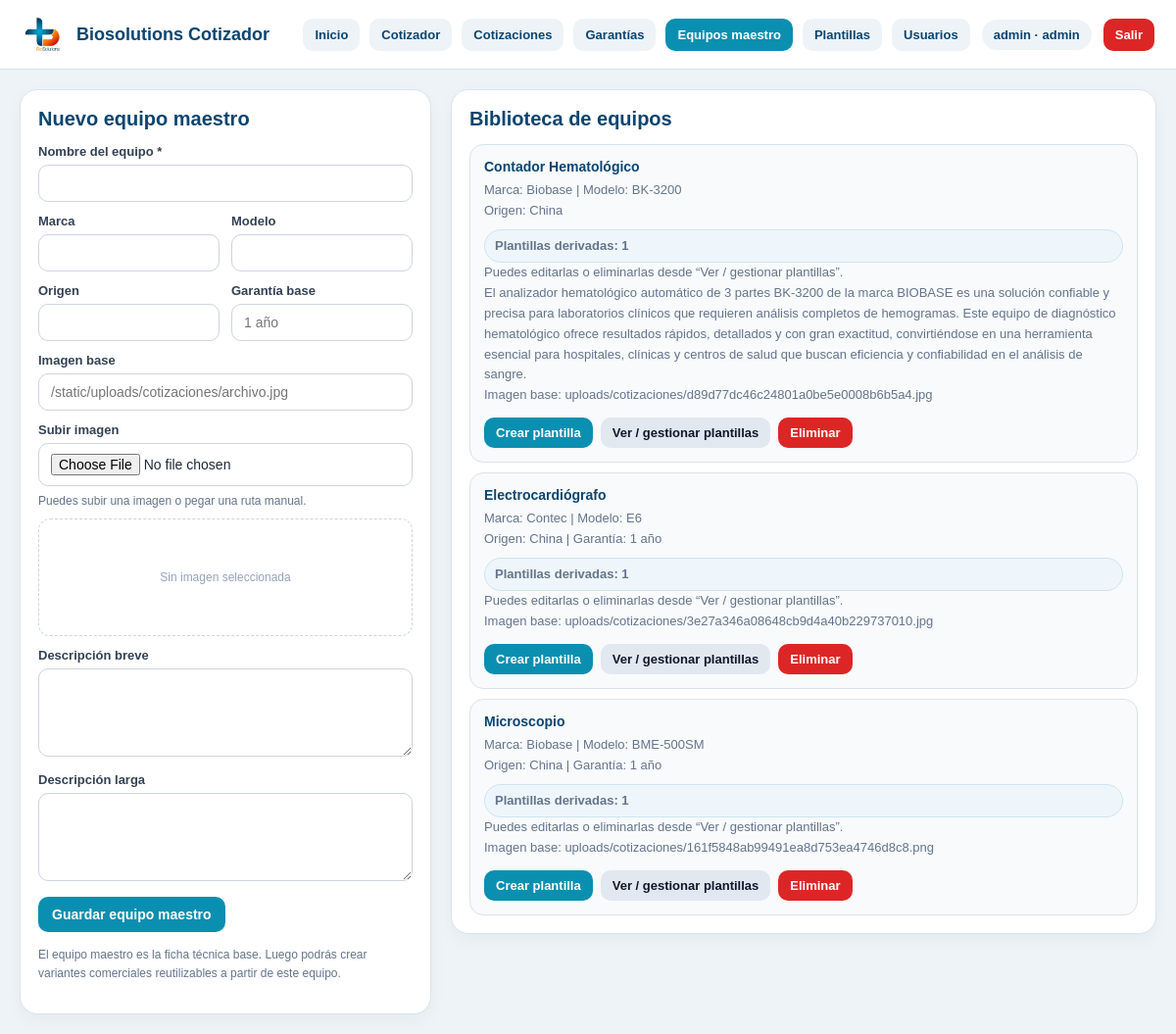
Before: /equipos (signed in) with the older database file.
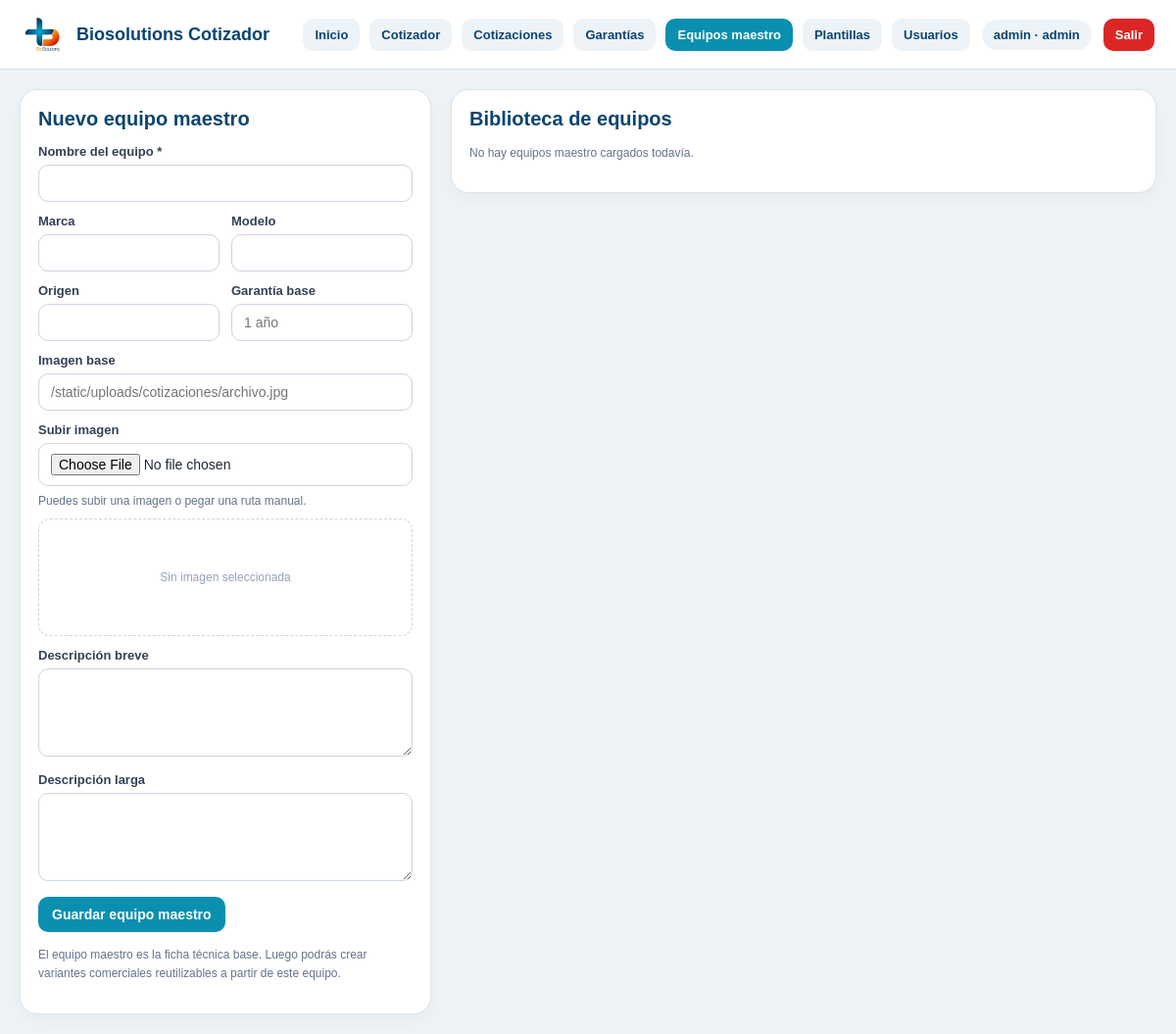
After: the same page with the newer database file.
### tables this page shows
CREATE TABLE equipos (
    id INTEGER PRIMARY KEY AUTOINCREMENT,
    nombre TEXT NOT NULL,
    marca TEXT,
    modelo TEXT,
    origen TEXT,
    garantia_base TEXT,
    descripcion_breve TEXT,
    descripcion_larga TEXT,
    imagen TEXT,
    precio_base REAL,
    mostrar_precio_por_defecto INTEGER DEFAULT 0,
    activo INTEGER DEFAULT 1
);

### app.py (the view)
@app.route("/equipos")
@login_required
def equipos_page():
    conn = get_db_connection()
    equipos = conn.execute("""
        SELECT
            e.*,
            COUNT(p.id) AS plantillas_count
        FROM equipos e
        LEFT JOIN plantillas p
            ON p.equipo_id = e.id
           AND p.activo = 1
        WHERE e.activo = 1
        GROUP BY e.id
        ORDER BY e.id DESC
    """).fetchall()
    conn.close()
    return render_template("equipos.html", equipos=equipos, active_page="equipos")

### app.py (called while the page is built)
def get_db_connection():
    conn = sqlite3.connect(DB_PATH, timeout=10)
    conn.row_factory = sqlite3.Row
    return conn

def get_current_user():
    user_id = session.get("user_id")
    if not user_id:
        return None
    conn = get_db_connection()
    user = conn.execute("""
        SELECT id, username, nombre, rol, activo
        FROM usuarios
        WHERE id = ? AND activo = 1
    """, (user_id,)).fetchone()
    conn.close()
    return user

def login_required(view_func):
    @wraps(view_func)
    def wrapper(*args, **kwargs):
        if not session.get("user_id"):
            return redirect(url_for("login", next=request.path))
        return view_func(*args, **kwargs)
    return wrapper

@app.context_processor
def inject_auth_context():
    user = get_current_user()
    return {
        "current_user": user,
        "current_role": user["rol"] if user else None
    }

### templates/equipos.html (shortened to what the changed rows need)
{% extends "base.html" %}
{% block content %}
<div class="page-grid">
 <section class="page-card">
    <h2>{% if current_role in ['admin', 'editor'] %}Nuevo equipo maestro{% else %}Detalle del módulo{% endif %}</h2>
  </section>
  <section class="page-card">
    <h2>Biblioteca de equipos</h2>
    {% if equipos %}
      <div class="lib-list">
        {% for equipo in equipos %}
          <div class="lib-card">
            <strong>{{ equipo["nombre"] }}</strong>
            <span>
              {% if equipo["marca"] %}Marca: {{ equipo["marca"] }}{% endif %}
              {% if equipo["modelo"] %} | Modelo: {{ equipo["modelo"] }}{% endif %}
            </span>
            <span>
              {% if equipo["origen"] %}Origen: {{ equipo["origen"] }}{% endif %}
              {% if equipo["garantia_base"] %} | Garantía: {{ equipo["garantia_base"] }}{% endif %}
            </span>
            <span class="origin-badge">
              Plantillas derivadas: {{ equipo["plantillas_count"] or 0 }}
            </span>
            {% if (equipo["plantillas_count"] or 0) > 0 %}
              <span>Puedes editarlas o eliminarlas desde “Ver / gestionar plantillas”.</span>
            {% endif %}
            {% if equipo["descripcion_breve"] %}
              <span>{{ equipo["descripcion_breve"] }}</span>
            {% endif %}
            {% if equipo["imagen"] %}
              <span>Imagen base: {{ equipo["imagen"] }}</span>
            {% endif %}
             <div class="card-actions">
               {% if current_role in ['admin', 'editor'] %}
                <a class="btn-link" href="{{ url_for('plantillas_page') }}?equipo_id={{ equipo['id'] }}&action=create">
                  Crear plantilla
                </a>
              {% endif %}
              <a class="btn-link secondary" href="{{ url_for('plantillas_page') }}?equipo_id={{ equipo['id'] }}&action=view">
                Ver / gestionar plantillas
              </a>
              {% if current_role == 'admin' %}
                <form method="post"
                      action="{{ url_for('eliminar_equipo', equipo_id=equipo['id']) }}"
                      onsubmit="return confirm('¿Eliminar este equipo maestro? Las plantillas ya creadas seguirán existiendo, pero el equipo dejará de aparecer en la biblioteca.');"
                      style="display:inline;">
                  <button type="submit" class="btn-link danger">Eliminar</button>
                </form>
              {% endif %}
            </div>
          </div>
        {% endfor %}
      </div>
    {% else %}
      <p class="tiny-note">No hay equipos maestro cargados todavía.</p>
    {% endif %}
  </section>
</div>
{% endblock %}

Changed rows visible on the page:
no longer on this page (row edited): equipos: nombre "Contador Hematológico", marca "Biobase", modelo "BK-3200", origen "China", activo "1", descripcion_breve "El analizador hematológico automático de 3 partes BK-3200 de la marca BIOBASE es una solución confiable y precisa para laboratorios clínicos que requieren análisis completos de hemogramas. Este equipo de diagnóstico hematológico ofrece resultados rápidos, detallados y con gran exactitud, convirtiéndose en una herramienta esencial para hospitales, clínicas y centros de salud que buscan eficiencia y confiabilidad en el análisis de sangre.", imagen "uploads/cotizaciones/d89d77dc46c24801a0be5e0008b6b5a4.jpg"
no longer on this page (row edited): equipos: nombre "Electrocardiógrafo", marca "Contec", modelo "E6", origen "China", garantia_base "1 año", activo "1", imagen "uploads/cotizaciones/3e27a346a08648cb9d4a40b229737010.jpg"
no longer on this page (row edited): equipos: nombre "Microscopio", marca "Biobase", modelo "BME-500SM", origen "China", garantia_base "1 año", activo "1", imagen "uploads/cotizaciones/161f5848ab99491ea8d753ea4746d8c8.png"
Other visible differences:
text now shown: "No hay equipos maestro cargados todavía."
